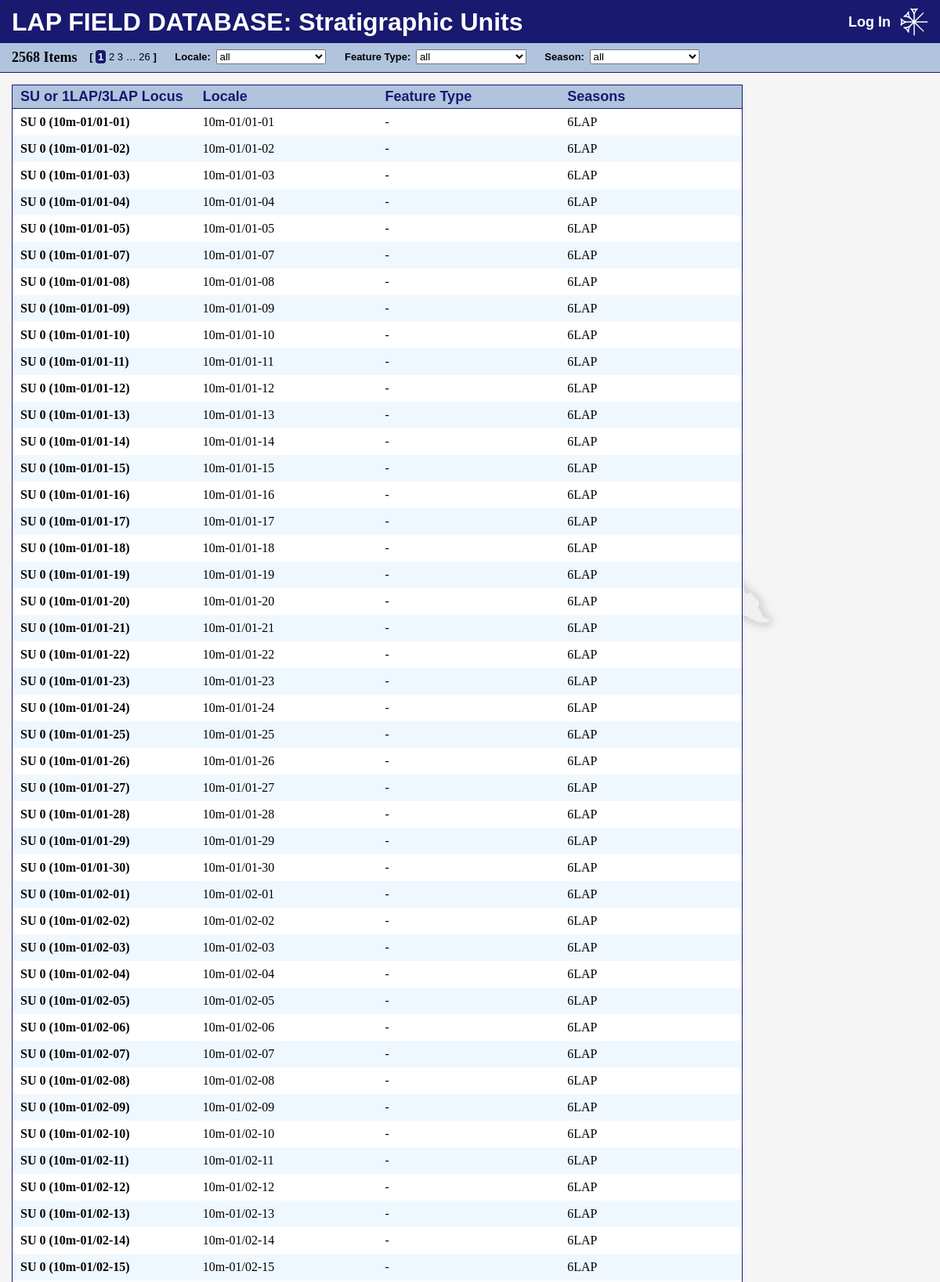
Screenshot of /sus/ (upper part) with the database file from the repository.
### contexts/models.py (models this page shows, shortened)
class SU(models.Model):
    number = models.IntegerField(
        null=True,
        verbose_name="SU Number",
        validators=[MinValueValidator(0)],
    )
    locus = models.CharField(
        max_length=10,
        null=True,
        blank=True,
        verbose_name="1LAP/3LAP Locus",
    )
    locale = models.ForeignKey(
        Locale,
        on_delete=models.PROTECT,
        related_name="sus",
        null=False,
    )
    seasons = models.ManyToManyField(
        Season,
        default=Season.objects.last().pk,  # type: ignore
    )
    dateassigned = models.DateField(
        null=False,
        default=timezone.now,
        verbose_name="Date Assigned",
    )
    recordedby = models.ForeignKey(
        CustomUser,
        null=False,
        on_delete=models.PROTECT,
        verbose_name="Recorded By",
    )
    elevationtop = models.CharField(
        max_length=50,
        null=True,
        blank=True,
        verbose_name="Elevation (top)",
    )
    elevationbottom = models.CharField(
        max_length=50,
        null=True,
        blank=True,
        verbose_name="Elevation (bottom)",
    )
    color = models.CharField(
        max_length=50,
        null=True,
        blank=True,
    )
    composition = models.CharField(
        max_length=50,
        null=True,
        blank=True,
    )
    texture = models.CharField(
        max_length=50,
        null=True,
        blank=True,
    )
    inclusions = models.CharField(
        max_length=50,
        null=True,
        blank=True,
    )
    dimensions = models.CharField(
        max_length=50,
        null=True,
        blank=True,
    )
    sameas = models.CharField(
        max_length=50,
        null=True,
        blank=True,
        verbose_name="Same As",
    )
    coveredby = models.CharField(
        max_length=50,
        null=True,
        blank=True,
        verbose_name="Covered By",
    )
    covers = models.CharField(
        max_length=50,
        null=True,
        blank=True,
    )
    cutby = models.CharField(
        max_length=50,
        null=True,
        blank=True,
        verbose_name="Cut By",
    )
    abuts = models.CharField(
        max_length=50,
        null=True,
        blank=True,
    )
    cuts = models.CharField(
        max_length=50,
        null=True,
        blank=True,
    )
    filledby = models.CharField(
        max_length=50,
        null=True,
        blank=True,
        verbose_name="Filled By",
    )
    fills = models.CharField(
        max_length=50,
        null=True,
        blank=True,
    )
    prefix = models.ForeignKey(
        SUPrefix,
        on_delete=models.PROTECT,
        null=True,
        blank=True,
        related_name="SUs",
        verbose_name="Feature Type",
    )
    description = models.TextField(
        null=True,
        blank=True,
    )
    interpretation = models.TextField(
        null=True,
        blank=True,
    )
    notes = models.TextField(
        null=True,
        blank=True,
    )
    architecturalfeatures = models.CharField(
        max_length=100,
        null=True,
        blank=True,
        verbose_name="Architectural Features",
    )
    architecturaltechnique = models.CharField(
        max_length=100,
        null=True,
        blank=True,
        verbose_name="Architectural Technique",
    )
    photogrammetrynumbers = models.CharField(
        max_length=200,
        null=True,
        blank=True,
        verbose_name="Photogrammetry Numbers",
    )
    photos = models.CharField(
        max_length=200,
        null=True,
        blank=True,
    )
    voided = models.BooleanField(
        null=False,
        default=False,
    )
    tracing = models.FileField(
        upload_to="uploads/sus/tracings/",
        null=True,
        blank=True,
    )
    tracing_onscreen = AdvanceThumbnailField(
        source_field="tracing",  # type: ignore
        upload_to="uploads/sus/tracings/onscreen/",
        size=(310, 310),  # type: ignore
        null=True,
        blank=True,
    )
    tracing_pdf = AdvanceThumbnailField(
        source_field="tracing",  # type: ignore
        upload_to="uploads/sus/tracings/pdf/",
        size=(600, 600),  # type: ignore
        null=True,
        blank=True,
    )
    worldfile = models.FileField(
        storage=FileSystemStorage(location="/tmp/"),
        max_length=200,
        null=True,
        blank=True,
        verbose_name="World File",
    )
    worldfile_contents = models.TextField(
        null=True,
        blank=True,
    )
    class Meta:
        db_table = "lap_sus"
        verbose_name_plural = "SUs"
        ordering = [
            F("number").asc(nulls_first=True),
            "locus",
            "locale",
        ]
        constraints = [
            models.UniqueConstraint(
                "number",
                name="unique_su_number",
                violation_error_message="This number already exists.",
            ),
            models.UniqueConstraint(
                Lower("locus"),
                name="unique_su_locus",
                violation_error_message="This locus already exists.",
            ),
        ]
    def __str__(self):
        if str(self.locus).startswith("Wall"):  # special case for a handful of contexts that were named "Wall n"
            return self.locus
        elif self.locus:
            return f"Locus {self.locus}"
        elif self.prefix and self.number:
            return f"SU {self.prefix.prefix}.{self.number}"
        elif self.number is None:
            return f"SU 0 ({self.locale})"
        else:
            return f"SU {self.number}"

class Locale(models.Model):
    METHOD_CHOICES = [
        ("Excavation", "Excavation"),
        ("Scraping", "Scraping"),
        ("Survey", "Survey"),
        ("Surface Find", "Surface Find"),
    ]
    name = models.CharField(
        max_length=100,
        null=False,
    )
    area = models.ForeignKey(
        Area,
        on_delete=models.PROTECT,
        related_name="locales",
        null=False,
    )
    method = models.CharField(
        max_length=20,
        choices=METHOD_CHOICES,
        null=False,
    )
    notes = models.TextField(
        null=True,
        blank=True,
    )
    class Meta:
        db_table = "lap_locales"
        constraints = [
            models.UniqueConstraint(
                Lower("name"),
                name="unique_locale_name",
                violation_error_message="This name already exists.",
            ),
        ]
        ordering = [
            "name",
        ]
    def __str__(self):
        return self.name

### lapinfo/models.py (models this page shows, shortened)
class Season(models.Model):
    TIME_OF_YEAR_CHOICES = [
        ("Winter", "Winter"),
        ("Spring", "Spring"),
        ("Summer", "Summer"),
        ("Fall", "Fall"),
    ]
    name = models.CharField(
        max_length=5,
        null=False,
    )
    year = models.IntegerField(
        default=int(timezone.now().year),
        null=False,
        validators=[MinValueValidator(2019), MaxValueValidator(2030)],
    )  # type: ignore
    timeofyear = models.CharField(
        max_length=6,
        choices=TIME_OF_YEAR_CHOICES,
        null=False,
        verbose_name="Time of Year",
    )
    class Meta:
        db_table = "lap_seasons"
        verbose_name_plural = "Seasons"
        ordering = ["id"]
        constraints = [
            models.UniqueConstraint(
                Lower("name"),
                name="unique_season_name",
                violation_error_message="This name already exists.",
            )
        ]
    def __str__(self):
        return self.name

### contexts/views/lists.py (the view)
# urls.py: path("sus/", lists.sus_list),
def sus_list(request):
    unfiltered_items = SU.objects.prefetch_related(
        Prefetch(
            "seasons",
            queryset=Season.objects.all(),
            to_attr="seasons_list",
        )
    )
    params, paramstring = _build_params(request, ["locale", "type", "season"])
    filtered_items = unfiltered_items
    if locale := params["locale"]:
        filtered_items = [item for item in filtered_items if item.locale_id == int(locale)]  # type: ignore
    if type := params["type"]:
        filtered_items = [item for item in filtered_items if item.prefix_id == int(type)]  # type: ignore
    if season := params["season"]:
        refiltered_items = []
        for each_item in filtered_items:
            seasons = []
            for each_season in each_item.seasons_list:  # type: ignore
                seasons.append(each_season.id)
            if int(season) in seasons:
                refiltered_items.append(each_item)
        filtered_items = refiltered_items
    p = Paginator(filtered_items, ITEMSPERPAGE)
    if pagenum := request.GET.get("p"):
        pagenum = int(pagenum) if int(pagenum) <= p.num_pages else p.num_pages
    else:
        pagenum = 1
    context = {
        "view": "list",
        "title": "Stratigraphic Units",
        "newitemlink": "/su/new/",
        "count": p.count,
        "pages": p.get_elided_page_range(pagenum, on_each_side=2, on_ends=1),  # type: ignore
        "all_items": p.page(pagenum),
        "params": paramstring,
        "form": SUFilters(initial=params),
    }
    return render(
        request,
        "contexts/sus_list.html",
        context,
    )

### contexts/forms.py
class SUFilters(forms.Form):
    locale = forms.ModelChoiceField(
        label="Locale",
        empty_label="all",
        queryset=Locale.objects.all().order_by(F("name")[0:6], "id"),  # type: ignore
        widget=forms.Select(attrs={"onchange": "submitCleanURL(this.form)"}),
    )
    type = forms.ModelChoiceField(
        label="Feature Type",
        empty_label="all",
        queryset=SUPrefix.objects.all(),
        widget=forms.Select(attrs={"onchange": "submitCleanURL(this.form)"}),
    )
    season = forms.ModelChoiceField(
        label="Season",
        empty_label="all",
        queryset=Season.objects.all(),
        widget=forms.Select(attrs={"onchange": "submitCleanURL(this.form)"}),
    )

### contexts/models.py (called while the page is built)
    def __str__(self):
        return self.feature

### contexts/views/lists.py (called while the page is built)
def _build_params(request, params):
    paramdict = {}
    for each_param in params:
        paramdict[each_param] = request.GET.get(each_param)
    paramlist = []
    for key, val in paramdict.items():
        if val:
            paramlist.append(f"{key}={val}")
    paramstring = ""
    if paramlist:
        paramstring = f"&{'&'.join(paramlist)}"
    return paramdict, paramstring

### contexts/templates/contexts/sus_list.html (shortened to what this page needs)
{% extends "base.html" %}
{% block filters %}
{{ form.as_p }}
{% endblock %}
{% block content %}
<dl>
    <dt style="grid-template-columns: repeat(4, 1fr);">
        <div>SU or 1LAP/3LAP Locus</div>
        <div>Locale</div>
        <div>Feature Type</div>
        <div>Seasons</div>
    </dt>
    {% for item in all_items %}
    <dd {% if item.voided %}class="voided"{% endif %} style="grid-template-columns: repeat(4, 1fr);"  onclick="window.open('/su/{{ item.id }}', '_self')">
        <div>{{ item }}</div>
        <div>{{ item.locale }}</div>
        <div>{{ item.prefix|default:"-" }}</div>
        <div>{{ item.seasons_list|join:", " }}</div>
    </dd>
    {% endfor %}
</dl>
{% endblock %}

### static/base.css (style rules this page uses)
* { margin: 0; padding: 0; }
body { background-color: whitesmoke; font-family: 'Times New Roman', Times, serif; min-width: 1150px; }

### static/lists.css (style rules this page uses)
dl { margin-top: 15px; margin-left: 15px; width: max-content; border-style: solid; border-width: 1px; border-color: midnightblue; background-color: white; z-index: 0; }
dt { display: grid; font-size: large; font-weight: bold; font-family: Helvetica, Arial, sans-serif; color: midnightblue; background-color: lightsteelblue; border-bottom-style: solid; border-width: 1px; border-color: midnightblue; column-rule: 1px solid; }
dd { display: grid; }
dd[onclick] { cursor: pointer; }
dt>div, dd>div { padding-left: 10px; padding-right: 15px; }
dt>div { padding-top: 4px; padding-bottom: 4px; }
dd>div { padding-top: 8px; padding-bottom: 8px; }
dd:nth-child(odd) { background-color: aliceblue; }
dd>div:first-child { font-weight: bold; }
#filters label { margin-left: 20px; font-weight: bold; }
#filters p { display: inline; }
#filters select { margin-left: 3px; width: 20ex; }

### rows the page displays
SU: locus+prefix+number "SU 0 (10m-01/01-01)", locale "10m-01/01-01", prefix "-", seasons_list "6LAP"
SU: locus+prefix+number "SU 0 (10m-01/01-02)", locale "10m-01/01-02", prefix "-", seasons_list "6LAP"
SU: locus+prefix+number "SU 0 (10m-01/01-03)", locale "10m-01/01-03", prefix "-", seasons_list "6LAP"
SU: locus+prefix+number "SU 0 (10m-01/01-04)", locale "10m-01/01-04", prefix "-", seasons_list "6LAP"
SU: locus+prefix+number "SU 0 (10m-01/01-05)", locale "10m-01/01-05", prefix "-", seasons_list "6LAP"
SU: locus+prefix+number "SU 0 (10m-01/01-07)", locale "10m-01/01-07", prefix "-", seasons_list "6LAP"
SU: locus+prefix+number "SU 0 (10m-01/01-08)", locale "10m-01/01-08", prefix "-", seasons_list "6LAP"
SU: locus+prefix+number "SU 0 (10m-01/01-09)", locale "10m-01/01-09", prefix "-", seasons_list "6LAP"
SU: locus+prefix+number "SU 0 (10m-01/01-10)", locale "10m-01/01-10", prefix "-", seasons_list "6LAP"
SU: locus+prefix+number "SU 0 (10m-01/01-11)", locale "10m-01/01-11", prefix "-", seasons_list "6LAP"
SU: locus+prefix+number "SU 0 (10m-01/01-12)", locale "10m-01/01-12", prefix "-", seasons_list "6LAP"
SU: locus+prefix+number "SU 0 (10m-01/01-13)", locale "10m-01/01-13", prefix "-", seasons_list "6LAP"
SU: locus+prefix+number "SU 0 (10m-01/01-14)", locale "10m-01/01-14", prefix "-", seasons_list "6LAP"
SU: locus+prefix+number "SU 0 (10m-01/01-15)", locale "10m-01/01-15", prefix "-", seasons_list "6LAP"
SU: locus+prefix+number "SU 0 (10m-01/01-16)", locale "10m-01/01-16", prefix "-", seasons_list "6LAP"
SU: locus+prefix+number "SU 0 (10m-01/01-17)", locale "10m-01/01-17", prefix "-", seasons_list "6LAP"
SU: locus+prefix+number "SU 0 (10m-01/01-18)", locale "10m-01/01-18", prefix "-", seasons_list "6LAP"
SU: locus+prefix+number "SU 0 (10m-01/01-19)", locale "10m-01/01-19", prefix "-", seasons_list "6LAP"
SU: locus+prefix+number "SU 0 (10m-01/01-20)", locale "10m-01/01-20", prefix "-", seasons_list "6LAP"
SU: locus+prefix+number "SU 0 (10m-01/01-21)", locale "10m-01/01-21", prefix "-", seasons_list "6LAP"
SU: locus+prefix+number "SU 0 (10m-01/01-22)", locale "10m-01/01-22", prefix "-", seasons_list "6LAP"
SU: locus+prefix+number "SU 0 (10m-01/01-23)", locale "10m-01/01-23", prefix "-", seasons_list "6LAP"
SU: locus+prefix+number "SU 0 (10m-01/01-24)", locale "10m-01/01-24", prefix "-", seasons_list "6LAP"
SU: locus+prefix+number "SU 0 (10m-01/01-25)", locale "10m-01/01-25", prefix "-", seasons_list "6LAP"
SU: locus+prefix+number "SU 0 (10m-01/01-26)", locale "10m-01/01-26", prefix "-", seasons_list "6LAP"
SU: locus+prefix+number "SU 0 (10m-01/01-27)", locale "10m-01/01-27", prefix "-", seasons_list "6LAP"
SU: locus+prefix+number "SU 0 (10m-01/01-28)", locale "10m-01/01-28", prefix "-", seasons_list "6LAP"
SU: locus+prefix+number "SU 0 (10m-01/01-29)", locale "10m-01/01-29", prefix "-", seasons_list "6LAP"
SU: locus+prefix+number "SU 0 (10m-01/01-30)", locale "10m-01/01-30", prefix "-", seasons_list "6LAP"
SU: locus+prefix+number "SU 0 (10m-01/02-01)", locale "10m-01/02-01", prefix "-", seasons_list "6LAP"
SU: locus+prefix+number "SU 0 (10m-01/02-02)", locale "10m-01/02-02", prefix "-", seasons_list "6LAP"
SU: locus+prefix+number "SU 0 (10m-01/02-03)", locale "10m-01/02-03", prefix "-", seasons_list "6LAP"
SU: locus+prefix+number "SU 0 (10m-01/02-04)", locale "10m-01/02-04", prefix "-", seasons_list "6LAP"
SU: locus+prefix+number "SU 0 (10m-01/02-05)", locale "10m-01/02-05", prefix "-", seasons_list "6LAP"
SU: locus+prefix+number "SU 0 (10m-01/02-06)", locale "10m-01/02-06", prefix "-", seasons_list "6LAP"
SU: locus+prefix+number "SU 0 (10m-01/02-07)", locale "10m-01/02-07", prefix "-", seasons_list "6LAP"
SU: locus+prefix+number "SU 0 (10m-01/02-08)", locale "10m-01/02-08", prefix "-", seasons_list "6LAP"
SU: locus+prefix+number "SU 0 (10m-01/02-09)", locale "10m-01/02-09", prefix "-", seasons_list "6LAP"
SU: locus+prefix+number "SU 0 (10m-01/02-10)", locale "10m-01/02-10", prefix "-", seasons_list "6LAP"
SU: locus+prefix+number "SU 0 (10m-01/02-11)", locale "10m-01/02-11", prefix "-", seasons_list "6LAP"
SU: locus+prefix+number "SU 0 (10m-01/02-12)", locale "10m-01/02-12", prefix "-", seasons_list "6LAP"
SU: locus+prefix+number "SU 0 (10m-01/02-13)", locale "10m-01/02-13", prefix "-", seasons_list "6LAP"
SU: locus+prefix+number "SU 0 (10m-01/02-14)", locale "10m-01/02-14", prefix "-", seasons_list "6LAP"
SU: locus+prefix+number "SU 0 (10m-01/02-15)", locale "10m-01/02-15", prefix "-", seasons_list "6LAP"

### other values shown
{{ title }} "Stratigraphic Units"
{{ count }} "2568"
{{ pagenum }} "1"
{{ pagenum }} "2" "3" "26"
